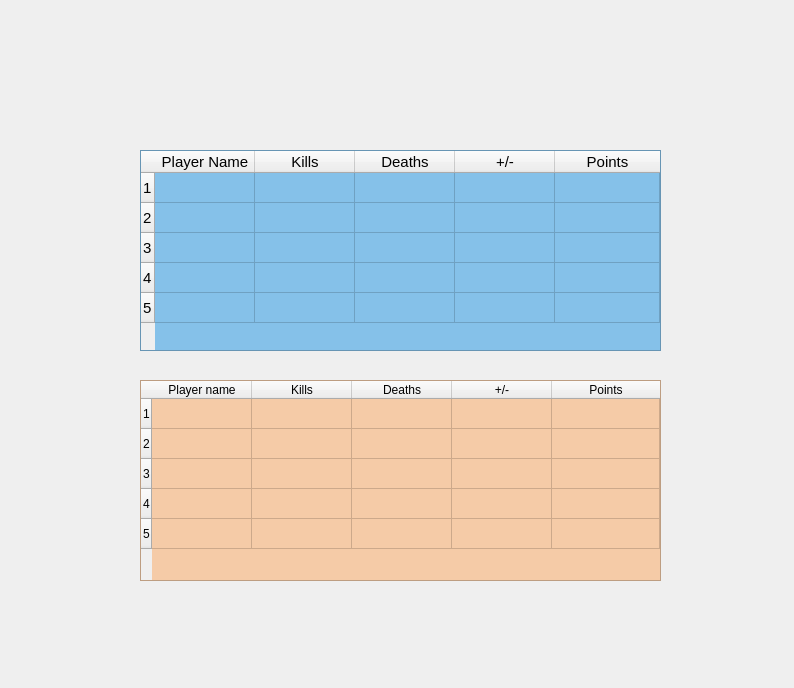
<?xml version="1.0" encoding="UTF-8"?>
<ui version="4.0">
 <class>Statistics</class>
 <widget class="QDialog" name="Statistics">
  <property name="geometry">
   <rect>
    <x>0</x>
    <y>0</y>
    <width>794</width>
    <height>688</height>
   </rect>
  </property>
  <property name="windowTitle">
   <string>statistics</string>
  </property>
  <widget class="QTableWidget" name="tableTeam1">
   <property name="geometry">
    <rect>
     <x>140</x>
     <y>150</y>
     <width>521</width>
     <height>201</height>
    </rect>
   </property>
   <property name="sizePolicy">
    <sizepolicy hsizetype="Expanding" vsizetype="Expanding">
     <horstretch>0</horstretch>
     <verstretch>0</verstretch>
    </sizepolicy>
   </property>
   <property name="minimumSize">
    <size>
     <width>511</width>
     <height>0</height>
    </size>
   </property>
   <property name="font">
    <font>
     <pointsize>11</pointsize>
    </font>
   </property>
   <property name="acceptDrops">
    <bool>false</bool>
   </property>
   <property name="layoutDirection">
    <enum>Qt::LeftToRight</enum>
   </property>
   <property name="styleSheet">
    <string notr="true">QTableWidget {
    background-color: #85C1E9; 
}
QTableWidget::item:selected {
    background-color: #5DADE2;
    color: white;
}</string>
   </property>
   <property name="editTriggers">
    <set>QAbstractItemView::NoEditTriggers</set>
   </property>
   <property name="dragEnabled">
    <bool>false</bool>
   </property>
   <property name="alternatingRowColors">
    <bool>false</bool>
   </property>
   <property name="selectionBehavior">
    <enum>QAbstractItemView::SelectRows</enum>
   </property>
   <property name="sortingEnabled">
    <bool>false</bool>
   </property>
   <property name="rowCount">
    <number>5</number>
   </property>
   <attribute name="horizontalHeaderDefaultSectionSize">
    <number>100</number>
   </attribute>
   <attribute name="horizontalHeaderStretchLastSection">
    <bool>true</bool>
   </attribute>
   <row/>
   <row/>
   <row/>
   <row/>
   <row/>
   <column>
    <property name="text">
     <string>Player Name</string>
    </property>
   </column>
   <column>
    <property name="text">
     <string>Kills</string>
    </property>
   </column>
   <column>
    <property name="text">
     <string>Deaths</string>
    </property>
   </column>
   <column>
    <property name="text">
     <string>+/-</string>
    </property>
   </column>
   <column>
    <property name="text">
     <string>Points</string>
    </property>
   </column>
  </widget>
  <widget class="QTableWidget" name="tableTeam2">
   <property name="geometry">
    <rect>
     <x>140</x>
     <y>380</y>
     <width>521</width>
     <height>201</height>
    </rect>
   </property>
   <property name="acceptDrops">
    <bool>false</bool>
   </property>
   <property name="layoutDirection">
    <enum>Qt::LeftToRight</enum>
   </property>
   <property name="styleSheet">
    <string notr="true">QTableWidget {
    background-color: #F5CBA7;
}
QTableWidget::item:selected {
    background-color: #EB984E; 
    color: black;
}</string>
   </property>
   <property name="editTriggers">
    <set>QAbstractItemView::NoEditTriggers</set>
   </property>
   <property name="dragEnabled">
    <bool>false</bool>
   </property>
   <property name="selectionBehavior">
    <enum>QAbstractItemView::SelectRows</enum>
   </property>
   <property name="sortingEnabled">
    <bool>false</bool>
   </property>
   <property name="rowCount">
    <number>5</number>
   </property>
   <attribute name="horizontalHeaderStretchLastSection">
    <bool>true</bool>
   </attribute>
   <row/>
   <row/>
   <row/>
   <row/>
   <row/>
   <column>
    <property name="text">
     <string>Player name</string>
    </property>
   </column>
   <column>
    <property name="text">
     <string>Kills</string>
    </property>
   </column>
   <column>
    <property name="text">
     <string>Deaths</string>
    </property>
   </column>
   <column>
    <property name="text">
     <string>+/-</string>
    </property>
   </column>
   <column>
    <property name="text">
     <string>Points</string>
    </property>
   </column>
  </widget>
  <widget class="QLabel" name="copaAzul">
   <property name="geometry">
    <rect>
     <x>30</x>
     <y>210</y>
     <width>81</width>
     <height>61</height>
    </rect>
   </property>
   <property name="text">
    <string/>
   </property>
   <property name="pixmap">
    <pixmap resource="resources.qrc">:/images/images/statistics/blue.png</pixmap>
   </property>
   <property name="scaledContents">
    <bool>true</bool>
   </property>
  </widget>
  <widget class="QLabel" name="copaNaranja">
   <property name="geometry">
    <rect>
     <x>30</x>
     <y>460</y>
     <width>81</width>
     <height>61</height>
    </rect>
   </property>
   <property name="text">
    <string/>
   </property>
   <property name="pixmap">
    <pixmap resource="resources.qrc">:/images/images/statistics/orange.png</pixmap>
   </property>
   <property name="scaledContents">
    <bool>true</bool>
   </property>
  </widget>
  <widget class="QLabel" name="background">
   <property name="geometry">
    <rect>
     <x>-10</x>
     <y>0</y>
     <width>811</width>
     <height>691</height>
    </rect>
   </property>
   <property name="text">
    <string/>
   </property>
   <property name="pixmap">
    <pixmap resource="resources.qrc">:/images/images/backgrounds/staticsImage.png</pixmap>
   </property>
   <property name="scaledContents">
    <bool>true</bool>
   </property>
  </widget>
  <widget class="QLabel" name="labelWinner">
   <property name="geometry">
    <rect>
     <x>230</x>
     <y>610</y>
     <width>341</width>
     <height>51</height>
    </rect>
   </property>
   <property name="font">
    <font>
     <pointsize>20</pointsize>
     <italic>true</italic>
     <bold>true</bold>
    </font>
   </property>
   <property name="text">
    <string/>
   </property>
  </widget>
  <zorder>background</zorder>
  <zorder>tableTeam1</zorder>
  <zorder>tableTeam2</zorder>
  <zorder>copaAzul</zorder>
  <zorder>copaNaranja</zorder>
  <zorder>labelWinner</zorder>
 </widget>
 <resources>
  <include location="Desktop/merge con server/counter-strike-2D/client/lobby/resources.qrc"/>
  <include location="resources.qrc"/>
 </resources>
 <connections/>
</ui>
